Frame 1 (no input): blank canvas, image omitted
Frame 60 (no input): blank canvas, image omitted
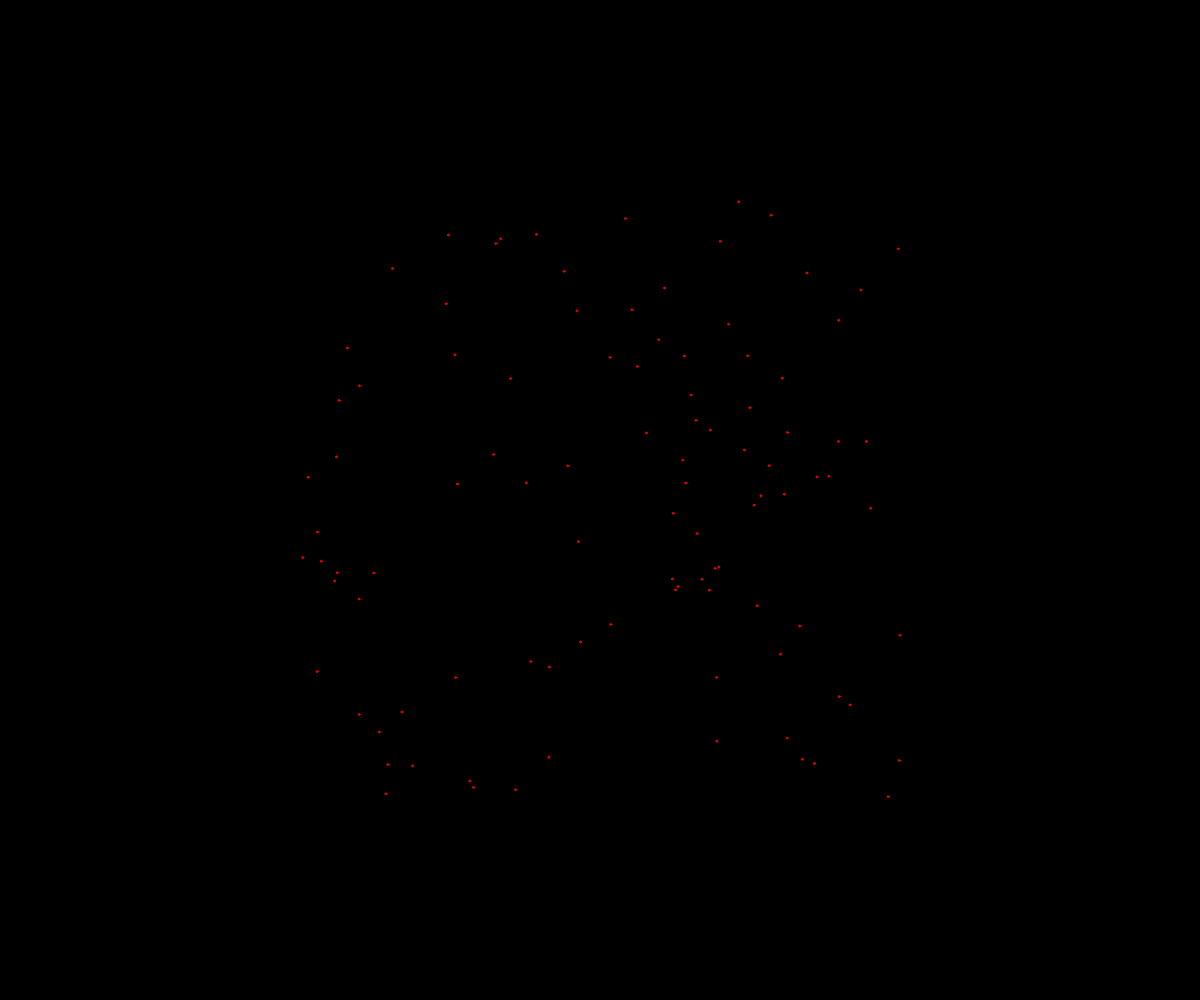
Frame 120 (the mouse pressed at the canvas centre since frame 60)

The p5.js sketch whose frames 1 and 60 were blank and that drew this single picture after the mouse press (run headless with seeded random() and noise() and a simulated clock; from frame 60 on, the mouse is pressed at the canvas centre):

// p5.js sketch
// ── sketch.js


class Particle {
  constructor(x, y) {
    this.x = x;
    this.y = y;
    this.dx = random(-5, 5);
    this.dy = random(-5, 5);
    this.diameter = 2;
    this.r = 255;
    this.g = 0;
    this.b = 0;
    this.alpha = 255;
    this.color = color(this.r, this.g, this.b, this.alpha);
  }

  move() {
    this.x += this.dx;
    this.y += this.dy;
    this.alpha --;
    this.color = color(this.r, this.g, this.b, this.alpha);
  }

  display() {
    fill(this.color);
    stroke(this.color);
    circle(this.x, this.y, this.diameter);
  }

  isDead() {
    return this.alpha <= 0;
  }
}



let theFireworks = [];

function setup() {
  createCanvas(windowWidth, windowHeight);
}

function draw() {
  background(0);
  for (let i = 0;  i < theFireworks.length; i++) {
    theFireworks[i].move();
    if (theFireworks[i].isDead()) {
      theFireworks.splice(i, 1);
    }
    else {
      theFireworks[i].display();
    }
  }
}

function mousePressed() {
  for (let i = 0; i < 100; i++) {
    let someParticle = new Particle(mouseX, mouseY);
    theFireworks.push(someParticle);
  }
}
